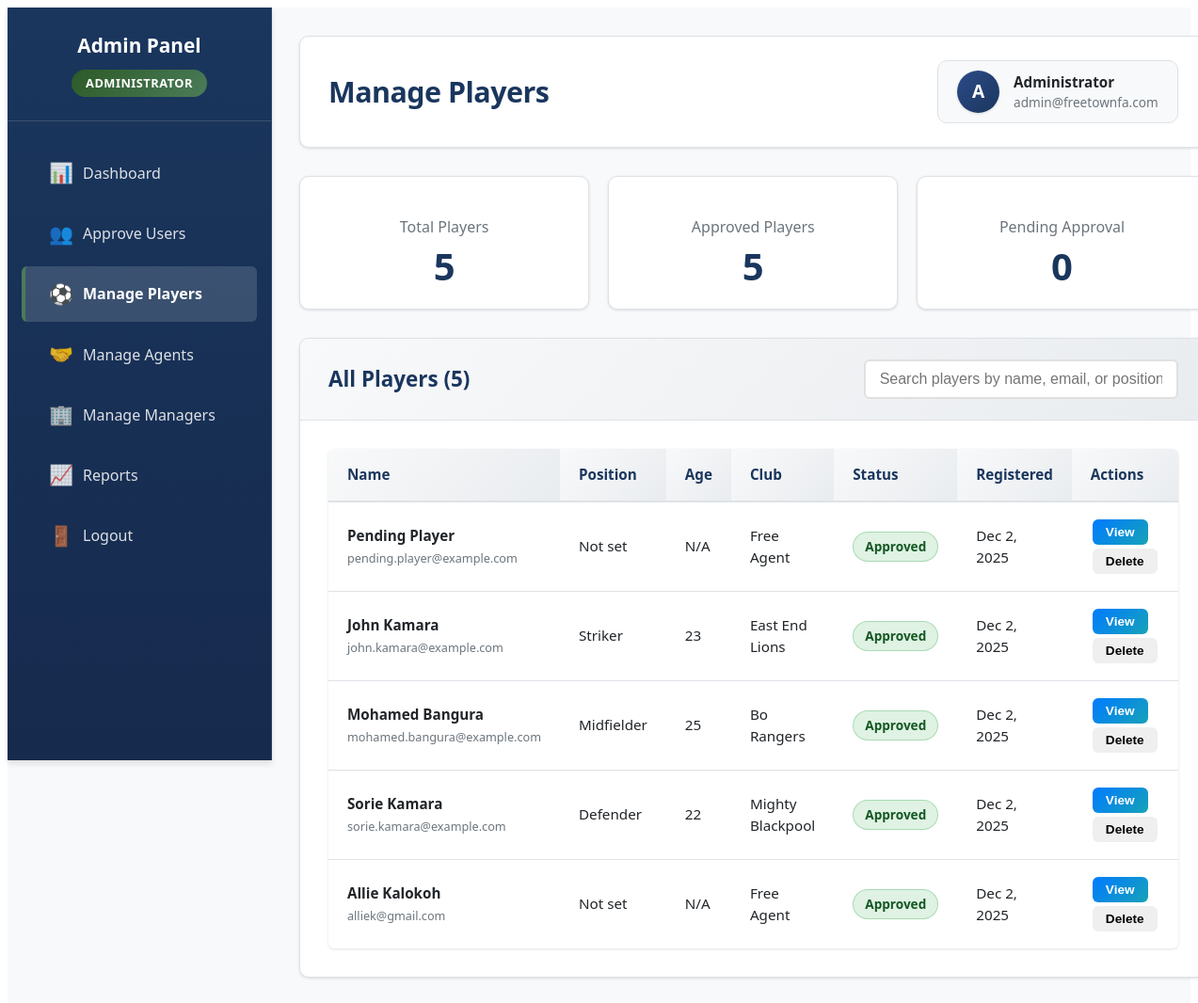
The page /admin/manage_players.php (signed in) on the database its author committed.
### tables this page shows
CREATE TABLE `users` (
  `id` int(11) NOT NULL,
  `username` varchar(50) NOT NULL,
  `email` varchar(100) NOT NULL,
  `password` varchar(255) NOT NULL,
  `user_type` enum('admin','player','agent','manager') NOT NULL,
  `full_name` varchar(100) NOT NULL,
  `phone` varchar(20) DEFAULT NULL,
  `status` enum('pending','approved','rejected') DEFAULT 'pending',
  `login_attempts` int(3) DEFAULT 0,
  `last_login_attempt` datetime DEFAULT NULL,
  `profile_image` varchar(255) DEFAULT NULL,
  `created_at` timestamp NOT NULL DEFAULT current_timestamp(),
  `updated_at` timestamp NOT NULL DEFAULT current_timestamp() ON UPDATE current_timestamp()
);

CREATE TABLE `players` (
  `id` int(11) NOT NULL,
  `user_id` int(11) NOT NULL,
  `position` varchar(50) DEFAULT NULL,
  `nationality` varchar(50) DEFAULT NULL,
  `age` int(3) DEFAULT NULL,
  `height` varchar(10) DEFAULT NULL,
  `weight` varchar(10) DEFAULT NULL,
  `preferred_foot` enum('left','right','both') DEFAULT NULL,
  `current_club` varchar(100) DEFAULT NULL,
  `previous_clubs` text DEFAULT NULL,
  `achievements` text DEFAULT NULL,
  `video_url` varchar(255) DEFAULT NULL
);

### admin/manage_players.php (the view, shortened to what this page needs)
<?php
$conn = getConnection();
$sql = "SELECT
            u.id as user_id,
            u.username,
            u.email,
            u.full_name,
            u.phone,
            u.status,
            u.created_at,
            p.position,
            p.age,
            p.nationality,
            p.current_club,
            p.height,
            p.weight
        FROM users u
        LEFT JOIN players p ON u.id = p.user_id
        WHERE u.user_type = 'player'
        ORDER BY u.created_at DESC";
$result = $conn->query($sql);
$players = [];
if ($result) {
    $players = $result->fetch_all(MYSQLI_ASSOC);
}
$total_players = count($players);
$approved_players = count(array_filter($players, fn($p) => $p['status'] === 'approved'));
$pending_players = count(array_filter($players, fn($p) => $p['status'] === 'pending'));
?>
<!DOCTYPE html>
<html lang="en">
<head>
    <link rel="stylesheet" href="../css/dashboard.css">
</head>
<body>
    <div class="dashboard-container">
        <div class="dashboard-sidebar">
            <div class="sidebar-header">
                <h3>Admin Panel</h3>
                <div class="user-role">Administrator</div>
            </div>
            <div class="sidebar-menu">
                <a href="index.php" class="menu-item">
                    <span class="menu-icon">📊</span>
                    <span>Dashboard</span>
                </a>
                <a href="approve_users.php" class="menu-item">
                    <span class="menu-icon">👥</span>
                    <span>Approve Users</span>
                </a>
                <a href="manage_players.php" class="menu-item active">
                    <span class="menu-icon">⚽</span>
                    <span>Manage Players</span>
                </a>
                <a href="manage_agents.php" class="menu-item">
                    <span class="menu-icon">🤝</span>
                    <span>Manage Agents</span>
                </a>
                <a href="manage_managers.php" class="menu-item">
                    <span class="menu-icon">🏢</span>
                    <span>Manage Managers</span>
                </a>
                <a href="reports.php" class="menu-item">
                    <span class="menu-icon">📈</span>
                    <span>Reports</span>
                </a>
                <a href="../logout.php" class="menu-item">
                    <span class="menu-icon">🚪</span>
                    <span>Logout</span>
                </a>
            </div>
        </div>
        <div class="dashboard-main">
            <div class="dashboard-header">
                <h1>Manage Players</h1>
                <div class="user-info">
                    <div class="user-avatar">
                        <?php echo strtoupper(substr($_SESSION['full_name'], 0, 1)); ?>
                    </div>
                    <div class="user-details">
                        <div class="user-name"><?php echo htmlspecialchars($_SESSION['full_name']); ?></div>
                        <div class="user-email"><?php echo htmlspecialchars($_SESSION['email']); ?></div>
                    </div>
                </div>
            </div>
            <div class="stats-summary">
                <div class="stat-box">
                    <h3>Total Players</h3>
                    <div class="number"><?php echo $total_players; ?></div>
                </div>
                <div class="stat-box">
                    <h3>Approved Players</h3>
                    <div class="number"><?php echo $approved_players; ?></div>
                </div>
                <div class="stat-box">
                    <h3>Pending Approval</h3>
                    <div class="number"><?php echo $pending_players; ?></div>
                </div>
            </div>
            <div class="content-card">
                <div class="card-header">
                    <h3>All Players (<?php echo $total_players; ?>)</h3>
                    <input type="text" id="searchBox" class="search-box" placeholder="Search players by name, email, or position...">
                </div>
                <div class="card-body">
                    <?php if ($total_players > 0): ?>
                        <div class="table-responsive">
                            <table class="dashboard-table">
                                <thead>
                                    <tr>
                                        <th>Name</th>
                                        <th>Position</th>
                                        <th>Age</th>
                                        <th>Club</th>
                                        <th>Status</th>
                                        <th>Registered</th>
                                        <th>Actions</th>
                                    </tr>
                                </thead>
                                <tbody>
                                    <?php foreach ($players as $player): ?>
                                    <tr>
                                        <td>
                                            <strong><?php echo htmlspecialchars($player['full_name']); ?></strong><br>
                                            <small style="color: var(--text-secondary);"><?php echo htmlspecialchars($player['email']); ?></small>
                                        </td>
                                        <td><?php echo htmlspecialchars($player['position'] ?? 'Not set'); ?></td>
                                        <td><?php echo htmlspecialchars($player['age'] ?? 'N/A'); ?></td>
                                        <td><?php echo htmlspecialchars($player['current_club'] ?? 'Free Agent'); ?></td>
                                        <td>
                                            <?php if ($player['status'] === 'approved'): ?>
                                                <span class="badge approved">Approved</span>
                                            <?php elseif ($player['status'] === 'pending'): ?>
                                                <span class="badge pending">Pending</span>
                                            <?php else: ?>
                                                <span class="badge free"><?php echo ucfirst($player['status']); ?></span>
                                            <?php endif; ?>
                                        </td>
                                        <td><?php echo date('M j, Y', strtotime($player['created_at'])); ?></td>
                                        <td>
                                            <button class="action-btn btn-edit" onclick="viewPlayerDetails(<?php echo $player['user_id']; ?>)">View</button>
                                            <button class="action-btn btn-delete" onclick="confirmDelete(<?php echo $player['user_id']; ?>, '<?php echo htmlspecialchars(addslashes($player['full_name'])); ?>')">Delete</button>
                                        </td>
                                    </tr>
                                    <?php endforeach; ?>
                                </tbody>
                            </table>
                        </div>
                    <?php endif; ?>
                </div>
            </div>
        </div>
    </div>
</body>
</html>

### admin/manage_players.php (style rules this page uses)
.search-box { padding: 10px 15px; border: 2px solid #e0e0e0; border-radius: 6px; width: 300px; font-size: 1rem; transition: all 0.3s ease; }
.stats-summary { display: grid; grid-template-columns: repeat(auto-fit, minmax(200px, 1fr)); gap: 20px; margin-bottom: 30px; }
.stat-box { background: var(--white); padding: 25px; border-radius: var(--radius-md); box-shadow: var(--shadow-sm); border: 1px solid var(--border-color); text-align: center; transition: var(--transition); }
.stat-box h3 { color: var(--text-secondary); font-size: 1rem; margin-bottom: 10px; font-weight: 500; }
.stat-box .number { font-size: 2.5rem; font-weight: 700; color: var(--primary-blue); line-height: 1; }
.badge { display: inline-block; padding: 5px 12px; border-radius: 20px; font-size: 0.85rem; font-weight: 600; }
.badge.approved { background-color: rgba(40, 167, 69, 0.15); color: #155724; border: 1px solid rgba(40, 167, 69, 0.3); }

### rows shown on the page
users: full_name "Pending Player", email "pending.player@example.com", position "Not set", age "N/A", current_club "Free Agent", status "Approved", created_at "Dec 2, 2025"
players: user.full_name "John Kamara", user.email "john.kamara@example.com", position "Striker", age "23", current_club "East End Lions", user.created_at "Dec 2, 2025"
players: user.full_name "Mohamed Bangura", user.email "mohamed.bangura@example.com", position "Midfielder", age "25", current_club "Bo Rangers", user.created_at "Dec 2, 2025"
players: user.full_name "Sorie Kamara", user.email "sorie.kamara@example.com", position "Defender", age "22", current_club "Mighty Blackpool", user.created_at "Dec 2, 2025"
players: user.full_name "Allie Kalokoh", user.email "alliek@gmail.com", position "Not set", age "N/A", current_club "Free Agent", user.created_at "Dec 2, 2025"

### other values the page prints
substr($_SESSION['full_name'], 0, 1) "A"
$_SESSION['full_name'] "Administrator"
$_SESSION['email'] "admin@freetownfa.com"
$total_players "5"
$approved_players "5"
$pending_players "0"
